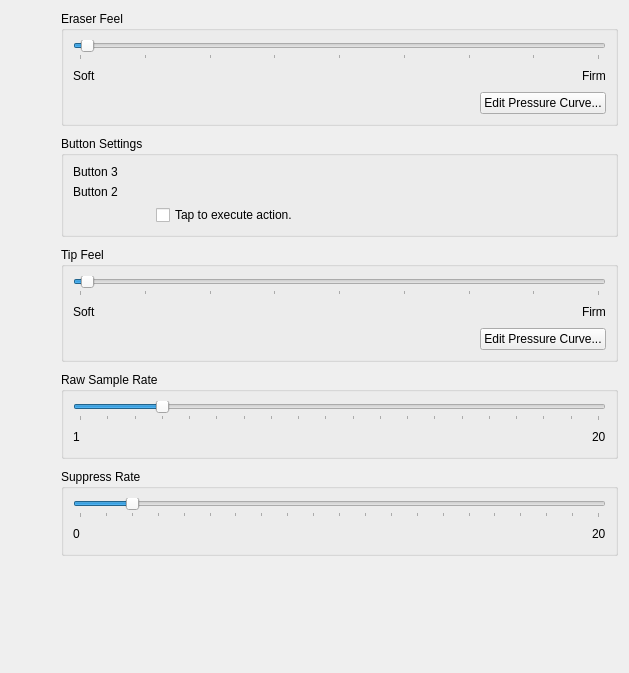
<?xml version="1.0" encoding="UTF-8"?>
<ui version="4.0">
 <class>StylusPageWidget</class>
 <widget class="QWidget" name="StylusPageWidget">
  <property name="geometry">
   <rect>
    <x>0</x>
    <y>0</y>
    <width>629</width>
    <height>673</height>
   </rect>
  </property>
  <property name="windowTitle">
   <string>Pen Settings</string>
  </property>
  <property name="locale">
   <locale language="English" country="UnitedKingdom"/>
  </property>
  <layout class="QVBoxLayout" name="verticalLayout_6">
   <item>
    <layout class="QGridLayout" name="penWidgetGridLayout">
     <property name="spacing">
      <number>10</number>
     </property>
     <item row="1" column="2">
      <widget class="QGroupBox" name="buttonGroupBox">
       <property name="toolTip">
        <string>Defines the button action on the stylus.</string>
       </property>
       <property name="title">
        <string>Button Settings</string>
       </property>
       <layout class="QFormLayout" name="formLayout_3">
        <item row="0" column="0">
         <widget class="QLabel" name="labelButton3">
          <property name="sizePolicy">
           <sizepolicy hsizetype="Preferred" vsizetype="MinimumExpanding">
            <horstretch>0</horstretch>
            <verstretch>0</verstretch>
           </sizepolicy>
          </property>
          <property name="text">
           <string>Button 3</string>
          </property>
          <property name="alignment">
           <set>Qt::AlignLeading|Qt::AlignLeft|Qt::AlignVCenter</set>
          </property>
         </widget>
        </item>
        <item row="0" column="1">
         <widget class="Wacom::ButtonActionSelectorWidget" name="button3ActionSelector" native="true"/>
        </item>
        <item row="3" column="0">
         <widget class="QLabel" name="labelButton2">
          <property name="sizePolicy">
           <sizepolicy hsizetype="Preferred" vsizetype="MinimumExpanding">
            <horstretch>0</horstretch>
            <verstretch>0</verstretch>
           </sizepolicy>
          </property>
          <property name="text">
           <string>Button 2</string>
          </property>
          <property name="alignment">
           <set>Qt::AlignLeading|Qt::AlignLeft|Qt::AlignVCenter</set>
          </property>
         </widget>
        </item>
        <item row="3" column="1">
         <widget class="Wacom::ButtonActionSelectorWidget" name="button2ActionSelector" native="true"/>
        </item>
        <item row="4" column="1">
         <layout class="QHBoxLayout" name="horizontalLayout_2">
          <item>
           <spacer name="tpcSpacer">
            <property name="orientation">
             <enum>Qt::Horizontal</enum>
            </property>
            <property name="sizeType">
             <enum>QSizePolicy::Fixed</enum>
            </property>
            <property name="sizeHint" stdset="0">
             <size>
              <width>32</width>
              <height>0</height>
             </size>
            </property>
           </spacer>
          </item>
          <item>
           <widget class="QCheckBox" name="tpcCheckBox">
            <property name="toolTip">
             <string>If selected, the stylus must be in contact with the tablet for a stylus side button to work.
If deselected, stylus buttons will work once the stylus is in proximity of the tablet.</string>
            </property>
            <property name="text">
             <string>Tap to execute action.</string>
            </property>
           </widget>
          </item>
         </layout>
        </item>
       </layout>
      </widget>
     </item>
     <item row="0" column="2">
      <widget class="QGroupBox" name="eraserBox">
       <property name="toolTip">
        <string>Sets eraser pressure threshold.</string>
       </property>
       <property name="title">
        <string>Eraser Feel</string>
       </property>
       <layout class="QVBoxLayout" name="verticalLayout_2">
        <item>
         <layout class="QVBoxLayout" name="eraserFeelSliderLayout">
          <item>
           <widget class="QSlider" name="eraserSlider">
            <property name="sizePolicy">
             <sizepolicy hsizetype="Preferred" vsizetype="Preferred">
              <horstretch>0</horstretch>
              <verstretch>0</verstretch>
             </sizepolicy>
            </property>
            <property name="minimumSize">
             <size>
              <width>0</width>
              <height>0</height>
             </size>
            </property>
            <property name="toolTip">
             <string>Set the minimum pressure necessary to generate a Button event for the stylus/tip, eraser, or touch.
 The pressure levels of all tablets are normalized to 2048 levels irregardless of the actual hardware supported levels.
This parameter is independent of the PressureCurve parameter.</string>
            </property>
            <property name="minimum">
             <number>0</number>
            </property>
            <property name="maximum">
             <number>2000</number>
            </property>
            <property name="singleStep">
             <number>20</number>
            </property>
            <property name="value">
             <number>27</number>
            </property>
            <property name="orientation">
             <enum>Qt::Horizontal</enum>
            </property>
            <property name="tickPosition">
             <enum>QSlider::TicksBelow</enum>
            </property>
            <property name="tickInterval">
             <number>250</number>
            </property>
           </widget>
          </item>
          <item>
           <layout class="QHBoxLayout" name="eraserFeelSliderLablesLayout">
            <item>
             <widget class="QLabel" name="labelSlow_2">
              <property name="text">
               <string comment="slow movement of the cursor (minimal value)">Soft</string>
              </property>
              <property name="buddy">
               <cstring>eraserSlider</cstring>
              </property>
             </widget>
            </item>
            <item>
             <spacer name="eraserFeelSliderLabelsSpacer">
              <property name="orientation">
               <enum>Qt::Horizontal</enum>
              </property>
              <property name="sizeType">
               <enum>QSizePolicy::MinimumExpanding</enum>
              </property>
              <property name="sizeHint" stdset="0">
               <size>
                <width>40</width>
                <height>20</height>
               </size>
              </property>
             </spacer>
            </item>
            <item>
             <widget class="QLabel" name="labelFast_2">
              <property name="text">
               <string comment="fast movement of the cursor (maximal value)">Firm</string>
              </property>
              <property name="buddy">
               <cstring>eraserSlider</cstring>
              </property>
             </widget>
            </item>
           </layout>
          </item>
         </layout>
        </item>
        <item>
         <layout class="QHBoxLayout" name="eraserPressureButtonLayout">
          <item>
           <spacer name="eraserPressureButtonSpacer">
            <property name="orientation">
             <enum>Qt::Horizontal</enum>
            </property>
            <property name="sizeType">
             <enum>QSizePolicy::MinimumExpanding</enum>
            </property>
            <property name="sizeHint" stdset="0">
             <size>
              <width>40</width>
              <height>20</height>
             </size>
            </property>
           </spacer>
          </item>
          <item>
           <widget class="QPushButton" name="eraserPressureButton">
            <property name="toolTip">
             <string>Defines the pressure sensitivity with a bezier curve</string>
            </property>
            <property name="text">
             <string>Edit Pressure Curve...</string>
            </property>
           </widget>
          </item>
         </layout>
        </item>
        <item>
         <spacer name="verticalSpacer_2">
          <property name="orientation">
           <enum>Qt::Vertical</enum>
          </property>
          <property name="sizeType">
           <enum>QSizePolicy::MinimumExpanding</enum>
          </property>
          <property name="sizeHint" stdset="0">
           <size>
            <width>1</width>
            <height>0</height>
           </size>
          </property>
         </spacer>
        </item>
       </layout>
      </widget>
     </item>
     <item row="2" column="2">
      <widget class="QGroupBox" name="tipFeelGroupBox">
       <property name="toolTip">
        <string>Sets stylus pressure threshold.</string>
       </property>
       <property name="title">
        <string>Tip Feel</string>
       </property>
       <layout class="QVBoxLayout" name="verticalLayout_4">
        <item>
         <layout class="QVBoxLayout" name="verticalLayout_5">
          <item>
           <widget class="QSlider" name="tipSlider">
            <property name="sizePolicy">
             <sizepolicy hsizetype="Preferred" vsizetype="Preferred">
              <horstretch>0</horstretch>
              <verstretch>0</verstretch>
             </sizepolicy>
            </property>
            <property name="minimumSize">
             <size>
              <width>0</width>
              <height>0</height>
             </size>
            </property>
            <property name="toolTip">
             <string>Set the minimum pressure necessary to generate a Button event for the stylus/tip, eraser, or touch.
 The pressure levels of all tablets are normalized to 2048 levels irregardless of the actual hardware supported levels.
This parameter is independent of the PressureCurve parameter.</string>
            </property>
            <property name="minimum">
             <number>0</number>
            </property>
            <property name="maximum">
             <number>2000</number>
            </property>
            <property name="singleStep">
             <number>20</number>
            </property>
            <property name="value">
             <number>27</number>
            </property>
            <property name="orientation">
             <enum>Qt::Horizontal</enum>
            </property>
            <property name="tickPosition">
             <enum>QSlider::TicksBelow</enum>
            </property>
            <property name="tickInterval">
             <number>250</number>
            </property>
           </widget>
          </item>
          <item>
           <layout class="QHBoxLayout" name="horizontalLayout_5">
            <item>
             <widget class="QLabel" name="labelSlow_3">
              <property name="text">
               <string comment="slow movement of the cursor (minimal value)">Soft</string>
              </property>
              <property name="buddy">
               <cstring>tipSlider</cstring>
              </property>
             </widget>
            </item>
            <item>
             <spacer name="horizontalSpacer_5">
              <property name="orientation">
               <enum>Qt::Horizontal</enum>
              </property>
              <property name="sizeType">
               <enum>QSizePolicy::MinimumExpanding</enum>
              </property>
              <property name="sizeHint" stdset="0">
               <size>
                <width>40</width>
                <height>20</height>
               </size>
              </property>
             </spacer>
            </item>
            <item>
             <widget class="QLabel" name="labelFast_3">
              <property name="text">
               <string comment="fast movement of the cursor (maximal value)">Firm</string>
              </property>
              <property name="buddy">
               <cstring>tipSlider</cstring>
              </property>
             </widget>
            </item>
           </layout>
          </item>
         </layout>
        </item>
        <item>
         <layout class="QHBoxLayout" name="horizontalLayout_6">
          <item>
           <spacer name="horizontalSpacer_7">
            <property name="orientation">
             <enum>Qt::Horizontal</enum>
            </property>
            <property name="sizeType">
             <enum>QSizePolicy::MinimumExpanding</enum>
            </property>
            <property name="sizeHint" stdset="0">
             <size>
              <width>40</width>
              <height>20</height>
             </size>
            </property>
           </spacer>
          </item>
          <item>
           <widget class="QPushButton" name="tipPressureButton">
            <property name="sizePolicy">
             <sizepolicy hsizetype="Preferred" vsizetype="Fixed">
              <horstretch>0</horstretch>
              <verstretch>0</verstretch>
             </sizepolicy>
            </property>
            <property name="toolTip">
             <string>Defines the pressure sensitivity with a bezier curve</string>
            </property>
            <property name="text">
             <string>Edit Pressure Curve...</string>
            </property>
           </widget>
          </item>
         </layout>
        </item>
       </layout>
      </widget>
     </item>
     <item row="3" column="2">
      <widget class="QGroupBox" name="groupBoxRawSample">
       <property name="minimumSize">
        <size>
         <width>0</width>
         <height>0</height>
        </size>
       </property>
       <property name="toolTip">
        <string>Number of raw data used to filter the points (default is 4)</string>
       </property>
       <property name="title">
        <string>Raw Sample Rate</string>
       </property>
       <layout class="QVBoxLayout" name="verticalLayout">
        <item>
         <widget class="QSlider" name="horizontalSliderRawSample">
          <property name="toolTip">
           <string>Number of raw data used to filter the points (default is 4)</string>
          </property>
          <property name="minimum">
           <number>1</number>
          </property>
          <property name="maximum">
           <number>20</number>
          </property>
          <property name="pageStep">
           <number>10</number>
          </property>
          <property name="value">
           <number>4</number>
          </property>
          <property name="orientation">
           <enum>Qt::Horizontal</enum>
          </property>
          <property name="tickPosition">
           <enum>QSlider::TicksBelow</enum>
          </property>
          <property name="tickInterval">
           <number>1</number>
          </property>
         </widget>
        </item>
        <item>
         <layout class="QHBoxLayout" name="horizontalLayout">
          <item>
           <widget class="QLabel" name="labelMinRawSample">
            <property name="text">
             <string>1</string>
            </property>
           </widget>
          </item>
          <item>
           <spacer name="horizontalSpacer">
            <property name="orientation">
             <enum>Qt::Horizontal</enum>
            </property>
            <property name="sizeHint" stdset="0">
             <size>
              <width>40</width>
              <height>20</height>
             </size>
            </property>
           </spacer>
          </item>
          <item>
           <widget class="QLabel" name="labelMaxRawSample">
            <property name="text">
             <string>20</string>
            </property>
           </widget>
          </item>
         </layout>
        </item>
       </layout>
      </widget>
     </item>
     <item row="4" column="2">
      <widget class="QGroupBox" name="groupBoxSupress">
       <property name="minimumSize">
        <size>
         <width>0</width>
         <height>0</height>
        </size>
       </property>
       <property name="toolTip">
        <string>Number of points trimmed (default is 2)</string>
       </property>
       <property name="title">
        <string>Suppress Rate</string>
       </property>
       <layout class="QVBoxLayout" name="verticalLayout_3">
        <item>
         <widget class="QSlider" name="horizontalSliderSuppress">
          <property name="minimum">
           <number>0</number>
          </property>
          <property name="maximum">
           <number>20</number>
          </property>
          <property name="pageStep">
           <number>7</number>
          </property>
          <property name="value">
           <number>2</number>
          </property>
          <property name="orientation">
           <enum>Qt::Horizontal</enum>
          </property>
          <property name="tickPosition">
           <enum>QSlider::TicksBelow</enum>
          </property>
          <property name="tickInterval">
           <number>1</number>
          </property>
         </widget>
        </item>
        <item>
         <layout class="QHBoxLayout" name="horizontalLayout_3">
          <item>
           <widget class="QLabel" name="labelMinSuppress">
            <property name="text">
             <string>0</string>
            </property>
           </widget>
          </item>
          <item>
           <spacer name="horizontalSpacer_2">
            <property name="orientation">
             <enum>Qt::Horizontal</enum>
            </property>
            <property name="sizeHint" stdset="0">
             <size>
              <width>40</width>
              <height>20</height>
             </size>
            </property>
           </spacer>
          </item>
          <item>
           <widget class="QLabel" name="labelMaxSuppress">
            <property name="text">
             <string>20</string>
            </property>
           </widget>
          </item>
         </layout>
        </item>
       </layout>
      </widget>
     </item>
     <item row="0" column="0" rowspan="5">
      <layout class="QVBoxLayout" name="penLayout">
       <property name="spacing">
        <number>7</number>
       </property>
       <item>
        <spacer name="penTopSpacer">
         <property name="orientation">
          <enum>Qt::Vertical</enum>
         </property>
         <property name="sizeType">
          <enum>QSizePolicy::Fixed</enum>
         </property>
         <property name="sizeHint" stdset="0">
          <size>
           <width>20</width>
           <height>20</height>
          </size>
         </property>
        </spacer>
       </item>
       <item>
        <widget class="QLabel" name="penLabel">
         <property name="sizePolicy">
          <sizepolicy hsizetype="Fixed" vsizetype="Fixed">
           <horstretch>0</horstretch>
           <verstretch>0</verstretch>
          </sizepolicy>
         </property>
         <property name="minimumSize">
          <size>
           <width>40</width>
           <height>300</height>
          </size>
         </property>
         <property name="frameShape">
          <enum>QFrame::NoFrame</enum>
         </property>
         <property name="text">
          <string/>
         </property>
        </widget>
       </item>
       <item>
        <spacer name="penBottomSpacer">
         <property name="orientation">
          <enum>Qt::Vertical</enum>
         </property>
         <property name="sizeHint" stdset="0">
          <size>
           <width>20</width>
           <height>40</height>
          </size>
         </property>
        </spacer>
       </item>
      </layout>
     </item>
    </layout>
   </item>
   <item>
    <spacer name="verticalSpacer">
     <property name="orientation">
      <enum>Qt::Vertical</enum>
     </property>
     <property name="sizeHint" stdset="0">
      <size>
       <width>20</width>
       <height>11</height>
      </size>
     </property>
    </spacer>
   </item>
  </layout>
 </widget>
 <customwidgets>
  <customwidget>
   <class>Wacom::ButtonActionSelectorWidget</class>
   <extends>QWidget</extends>
   <header>buttonactionselectorwidget.h</header>
   <container>1</container>
  </customwidget>
 </customwidgets>
 <tabstops>
  <tabstop>eraserSlider</tabstop>
  <tabstop>eraserPressureButton</tabstop>
  <tabstop>tipSlider</tabstop>
  <tabstop>tipPressureButton</tabstop>
 </tabstops>
 <resources/>
 <connections>
  <connection>
   <sender>eraserSlider</sender>
   <signal>valueChanged(int)</signal>
   <receiver>StylusPageWidget</receiver>
   <slot>onProfileChanged()</slot>
   <hints>
    <hint type="sourcelabel">
     <x>154</x>
     <y>53</y>
    </hint>
    <hint type="destinationlabel">
     <x>2</x>
     <y>50</y>
    </hint>
   </hints>
  </connection>
  <connection>
   <sender>tipSlider</sender>
   <signal>valueChanged(int)</signal>
   <receiver>StylusPageWidget</receiver>
   <slot>onProfileChanged()</slot>
   <hints>
    <hint type="sourcelabel">
     <x>80</x>
     <y>349</y>
    </hint>
    <hint type="destinationlabel">
     <x>0</x>
     <y>352</y>
    </hint>
   </hints>
  </connection>
  <connection>
   <sender>eraserPressureButton</sender>
   <signal>clicked()</signal>
   <receiver>StylusPageWidget</receiver>
   <slot>onChangeEraserPressureCurve()</slot>
   <hints>
    <hint type="sourcelabel">
     <x>603</x>
     <y>130</y>
    </hint>
    <hint type="destinationlabel">
     <x>311</x>
     <y>2</y>
    </hint>
   </hints>
  </connection>
  <connection>
   <sender>tpcCheckBox</sender>
   <signal>toggled(bool)</signal>
   <receiver>StylusPageWidget</receiver>
   <slot>onProfileChanged()</slot>
   <hints>
    <hint type="sourcelabel">
     <x>603</x>
     <y>284</y>
    </hint>
    <hint type="destinationlabel">
     <x>747</x>
     <y>288</y>
    </hint>
   </hints>
  </connection>
  <connection>
   <sender>tipPressureButton</sender>
   <signal>clicked()</signal>
   <receiver>StylusPageWidget</receiver>
   <slot>onChangeTipPressureCurve()</slot>
   <hints>
    <hint type="sourcelabel">
     <x>603</x>
     <y>428</y>
    </hint>
    <hint type="destinationlabel">
     <x>321</x>
     <y>436</y>
    </hint>
   </hints>
  </connection>
  <connection>
   <sender>horizontalSliderRawSample</sender>
   <signal>valueChanged(int)</signal>
   <receiver>StylusPageWidget</receiver>
   <slot>onProfileChanged()</slot>
   <hints>
    <hint type="sourcelabel">
     <x>320</x>
     <y>497</y>
    </hint>
    <hint type="destinationlabel">
     <x>648</x>
     <y>497</y>
    </hint>
   </hints>
  </connection>
  <connection>
   <sender>horizontalSliderSuppress</sender>
   <signal>valueChanged(int)</signal>
   <receiver>StylusPageWidget</receiver>
   <slot>onProfileChanged()</slot>
   <hints>
    <hint type="sourcelabel">
     <x>499</x>
     <y>598</y>
    </hint>
    <hint type="destinationlabel">
     <x>663</x>
     <y>601</y>
    </hint>
   </hints>
  </connection>
 </connections>
 <slots>
  <slot>onProfileChanged()</slot>
  <slot>onChangeEraserPressureCurve()</slot>
  <slot>showPenModeSettings()</slot>
  <slot>showMouseModeSettings()</slot>
  <slot>onChangeTipPressureCurve()</slot>
 </slots>
</ui>
